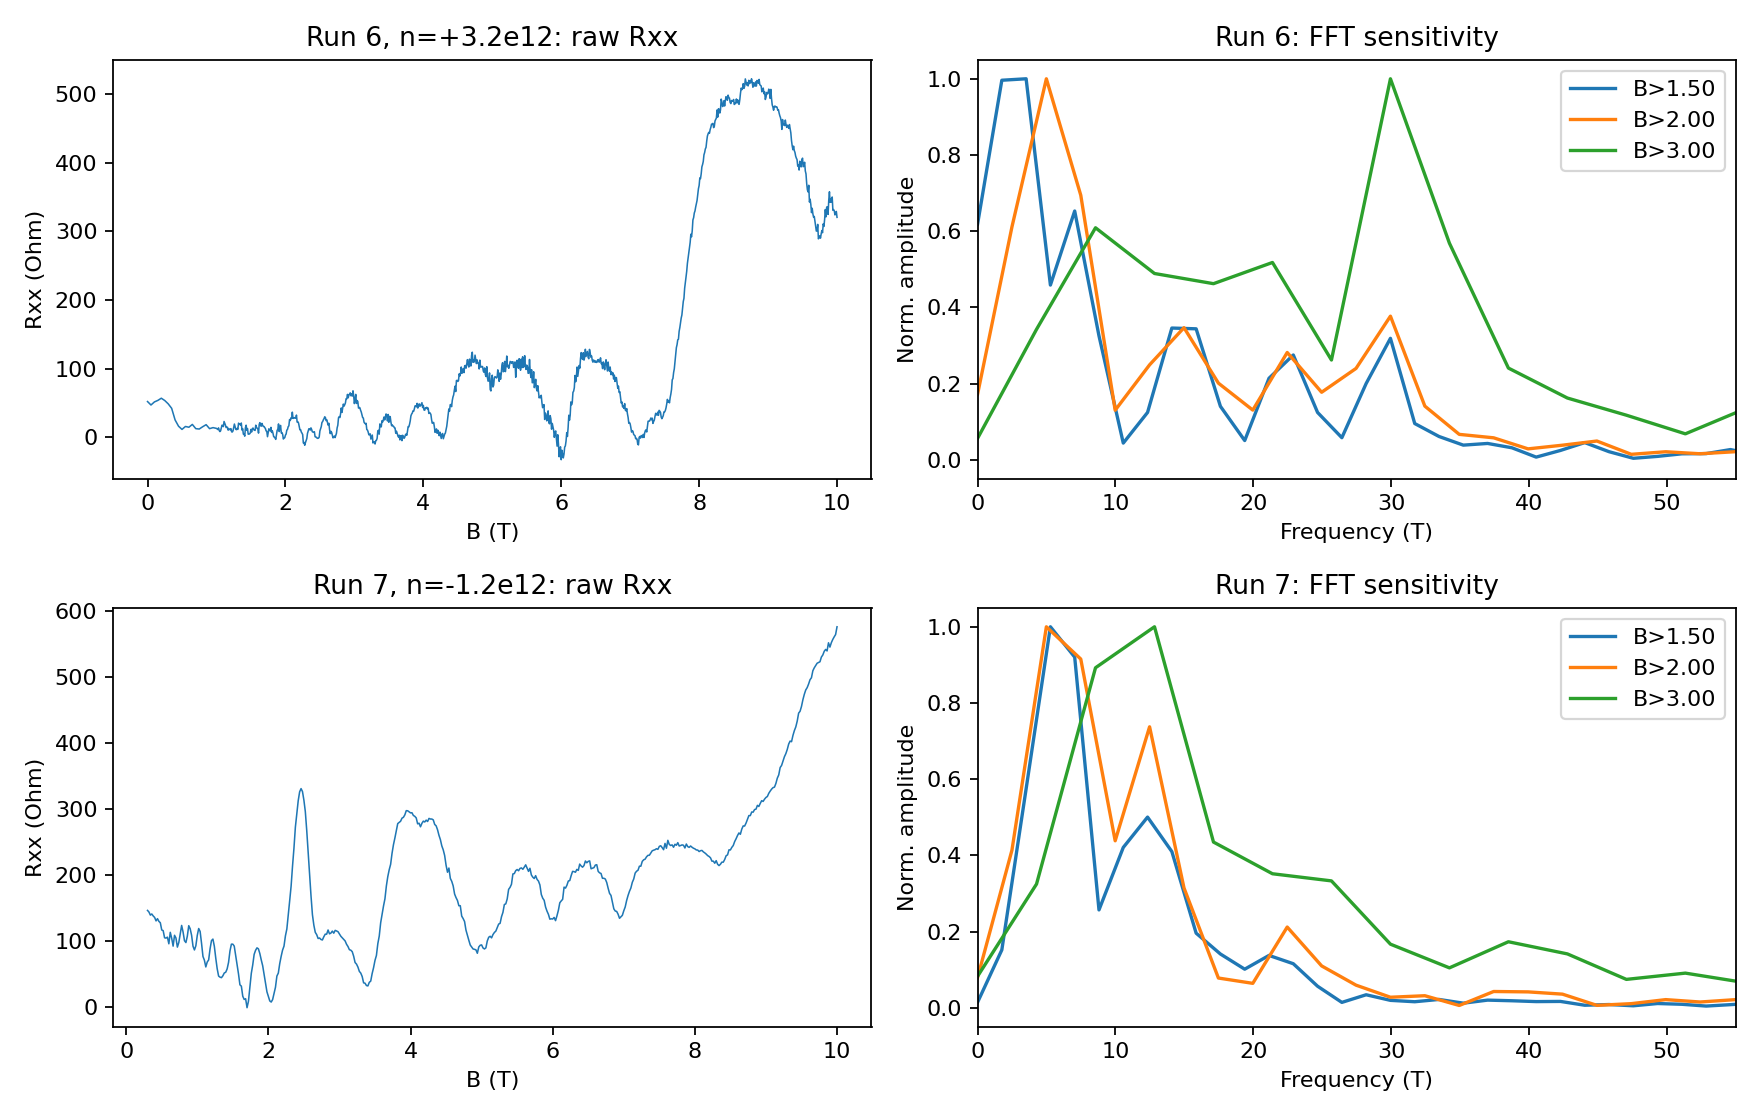

Write the Python code that produced this figure.
from pathlib import Path
import numpy as np
import matplotlib.pyplot as plt
from scipy.signal import find_peaks
from hera.analysis import open_run, sdh_onset, sdh_fft

fig, axs = plt.subplots(2, 2, figsize=(11, 7))
for j, (rid, n) in enumerate(((6, 3.2), (7, -1.2))):
    run = open_run(Path('data') / str(rid))
    B = run.col('magnet_field')
    R = run.col('sr1_X') / 1e-8
    order = np.argsort(B)
    B, R = B[order], R[order]
    print(f'run {rid}: B {B.min():.3f}..{B.max():.3f} T, R {R.min():.1f}..{R.max():.1f} Ohm, max/fullscale {np.max(np.abs(R))/5000:.3f}, T {run.col("T_sample").min():.3f}..{run.col("T_sample").max():.3f} K')
    print(f'currents pA: tg {np.nanmedian(run.col("k_2400_tg_curr"))*1e12:.1f}, maxabs {np.nanmax(np.abs(run.col("k_2400_tg_curr")))*1e12:.1f}; bg {np.nanmedian(run.col("k_2400_bg_curr"))*1e12:.1f}, maxabs {np.nanmax(np.abs(run.col("k_2400_bg_curr")))*1e12:.1f}')
    axs[j,0].plot(B,R,lw=.7)
    axs[j,0].set(title=f'Run {rid}, n={n:+.1f}e12: raw Rxx',xlabel='B (T)',ylabel='Rxx (Ohm)')
    try:
        onset = sdh_onset(R, B, r_full_scale=5000)
        print(onset.summary())
        blo = onset.onset_b
    except Exception as e:
        print('ONSET ERROR:', type(e).__name__, e)
        blo = 2.0
    for cutoff in (max(blo,1.5), max(blo,2.0), max(blo,3.0)):
        try:
            fs, spec = sdh_fft(R[:,None],B,b_range=(cutoff,10),bg_degree=5,log=False)
            y=spec[0]
            peaks,_=find_peaks(y,prominence=np.nanmax(y)*.1)
            peaks=sorted(peaks,key=lambda k:y[k],reverse=True)[:8]
            print(f'run {rid} FFT cutoff {cutoff:.2f}:',[(round(fs[k],2),round(y[k]/max(y),2)) for k in peaks if 2 < fs[k] < 100])
            axs[j,1].plot(fs,y/max(y),label=f'B>{cutoff:.2f}')
        except Exception as e:
            print('FFT ERROR:',type(e).__name__,e)
    axs[j,1].set(xlim=(0,55),title=f'Run {rid}: FFT sensitivity',xlabel='Frequency (T)',ylabel='Norm. amplitude')
    axs[j,1].legend()
fig.tight_layout()
fig.savefig('hera_scratch/spot_analysis.png',dpi=160)
